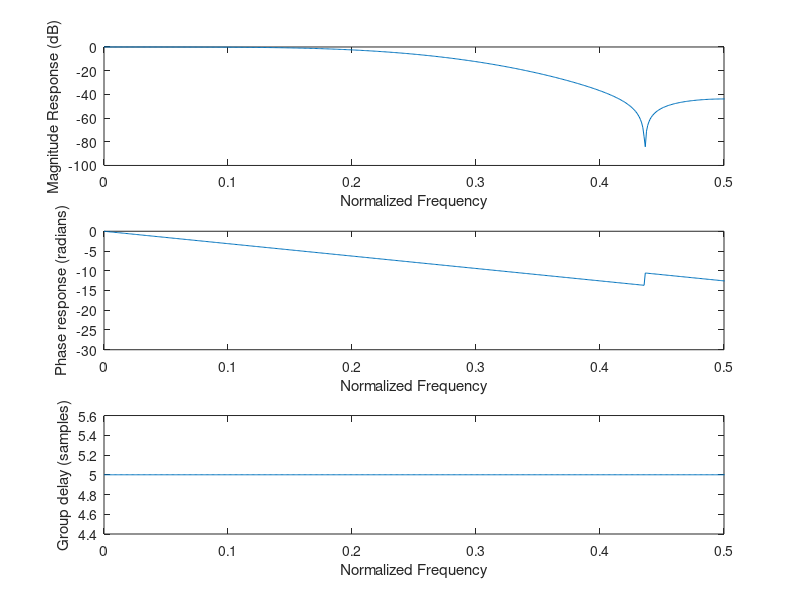

Write the MATLAB code that produced this figure.
% 
N = 1024; % Number of frequency points
n = (0:N-1)*1/1024; % Frequency vector
h = [0.00506, 0, -0.04194, 0, 0.28848,0.49679, 0.28848, 0, -0.04194, 0, 0.00506]; % Impulse response
H = fft(h, 1024); % Frequency response
magnitude = abs(H); % Magnitude of frequency response
phase = unwrap(angle(H)); % Phase of frequency response
g = grpdelay(h, 1, 1024, 'whole');

subplot(3,1,1), plot(n, 20*log10(abs(H)./max(abs(H))))
xlim([0 0.5])
xlabel('Normalized Frequency')
ylabel('Magnitude Response (dB)')

subplot(3,1,2), plot(n,phase)
xlim([0 0.5])
xlabel('Normalized Frequency')
ylabel('Phase response (radians)')

subplot(3,1,3), plot(n,g)
xlim([0 0.5])
xlabel('Normalized Frequency')
ylabel('Group delay (samples)')

saveas(gcf, 'Task2_2', 'png') % Save Figure
shg

